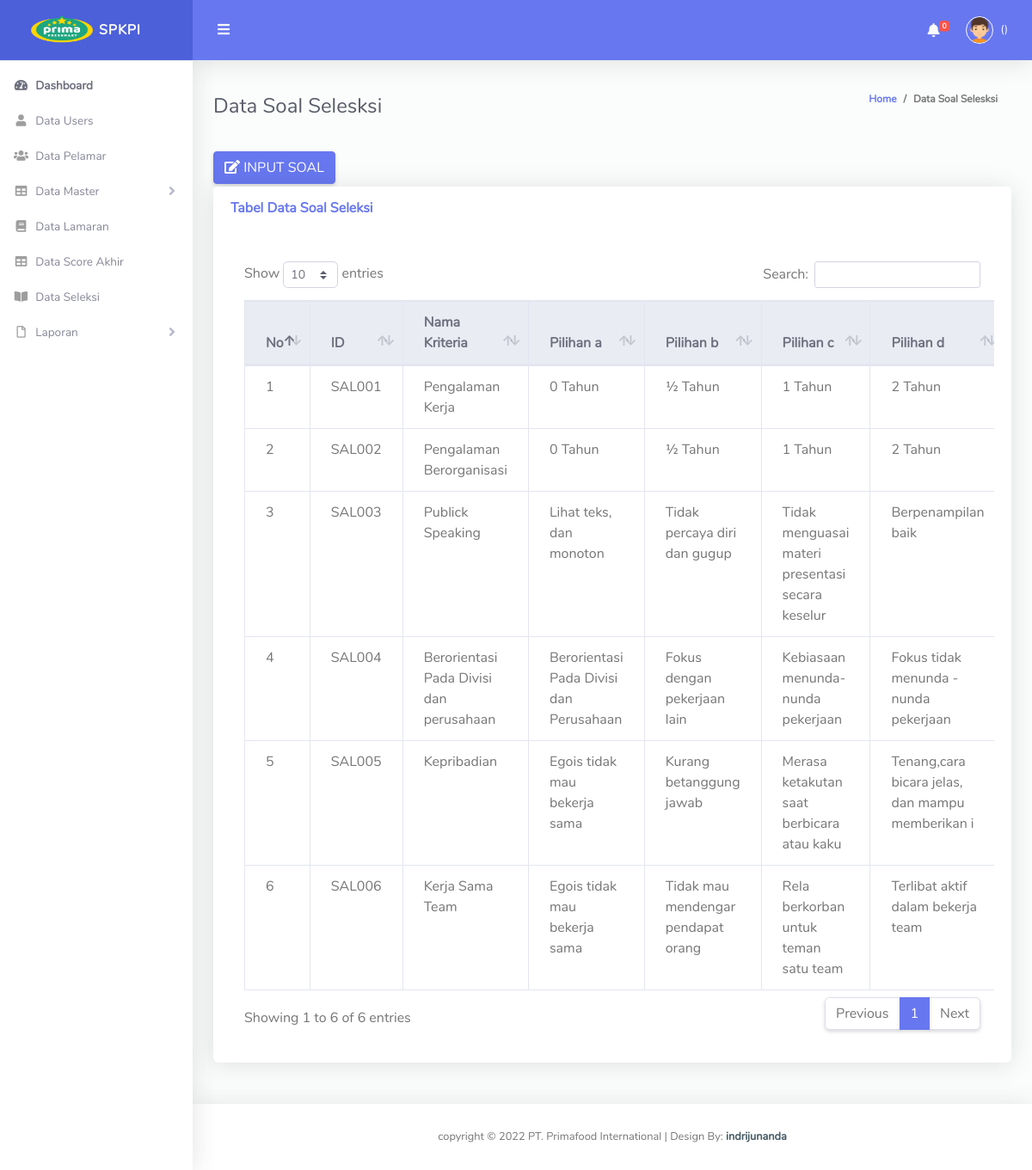
Screenshot of /pages/dashboard_hrd.php?p=data_soal with the database file from the repository.
### tables this page shows
CREATE TABLE `tbl_soal` (
  `id_soal` varchar(50) NOT NULL,
  `id_kriteria` varchar(50) NOT NULL,
  `nama_kriteria` varchar(50) NOT NULL,
  `a` varchar(50) NOT NULL,
  `b` varchar(50) NOT NULL,
  `c` varchar(50) NOT NULL,
  `d` varchar(50) NOT NULL,
  `e` varchar(50) NOT NULL
);

### pages/HRD/data_soal.php (the view, shortened to what this page needs)
<div class="container-fluid" id="container-wrapper">
  <div class="d-sm-flex align-items-center justify-content-between mb-4">
    <h2 class="h4 mb-0 text-gray-800">Data Soal Selesksi</h2>
    <ol class="breadcrumb">
      <li class="breadcrumb-item"><a href="#">Home</a></li>
      <li class="breadcrumb-item active" aria-current="page">Data Soal Selesksi</li>
    </ol>
  </div>
  <a href="dashboard_hrd.php?p=input_soal" class="btn btn-primary" style="margin-bottom: 3px;"><i class="fa fa-edit"></i> INPUT SOAL</a>
  <div class="row mb-12">
    <div class="col-xl-12 col-md-6 mb-4">
       <div class="card mb-4">
        <div class="card-header py-3 d-flex flex-row align-items-center justify-content-between">
          <h6 class="m-0 font-weight-bold text-primary">Tabel Data Soal Seleksi</h6>
        </div>
        <div class="card-body">
          <div class="table-responsive p-3">
          <table class="table align-items-center table-bordered" id="dataTableHover">
            <thead class="thead-light">
              <tr>
                <th>No</th>
                <th>ID</th>
                <th>Nama Kriteria</th>
                <th>Pilihan a</th>
                <th>Pilihan b</th>
                <th>Pilihan c</th>
                <th>Pilihan d</th>
              </tr>
            </thead>
            <tbody>
              <?php
              include"koneksi.php";
              $no=1;
              $query="SELECT*FROM tbl_soal";
              $sql=mysqli_query($connect, $query);
              while($data=mysqli_fetch_array($sql)) {?>
              <tr>
                <td><?php echo $no;?></td>
                <td><?php echo $data['id_soal'];?></td>
                <td><?php echo $data['nama_kriteria'];?></td>
                <td><?php echo $data['a'];?></td>
                <td><?php echo $data['b'];?></td>
                <td><?php echo $data['c'];?></td>
                <td><?php echo $data['d'];?></td>
              </tr>
              <?php $no++;}
              ?>
            </tbody>
          </table>
        </div>
        </div>
      </div>
    </div>
  </div>
</div>

### rows the page displays
tbl_soal: id_soal "SAL001", nama_kriteria "Pengalaman Kerja", a "0 Tahun", b "½ Tahun", c "1 Tahun", d "2 Tahun"
tbl_soal: id_soal "SAL002", nama_kriteria "Pengalaman Berorganisasi", a "0 Tahun", b "½ Tahun", c "1 Tahun", d "2 Tahun"
tbl_soal: id_soal "SAL003", nama_kriteria "Publick Speaking", a "Lihat teks, dan monoton", b "Tidak percaya diri dan gugup", c "Tidak menguasai materi presentasi secara keselur", d "Berpenampilan baik"
tbl_soal: id_soal "SAL004", nama_kriteria "Berorientasi Pada Divisi dan perusahaan", a "Berorientasi Pada Divisi dan Perusahaan", b "Fokus dengan pekerjaan lain", c "Kebiasaan menunda-nunda pekerjaan", d "Fokus tidak menunda -nunda pekerjaan"
tbl_soal: id_soal "SAL005", nama_kriteria "Kepribadian", a "Egois tidak mau bekerja sama", b "Kurang betanggung jawab", c "Merasa ketakutan saat berbicara atau kaku", d "Tenang,cara bicara jelas, dan mampu memberikan i"
tbl_soal: id_soal "SAL006", nama_kriteria "Kerja Sama Team", a "Egois tidak mau bekerja sama", b "Tidak mau mendengar pendapat orang", c "Rela berkorban untuk teman satu team", d "Terlibat aktif dalam bekerja team"

### other values shown
$count "0"
